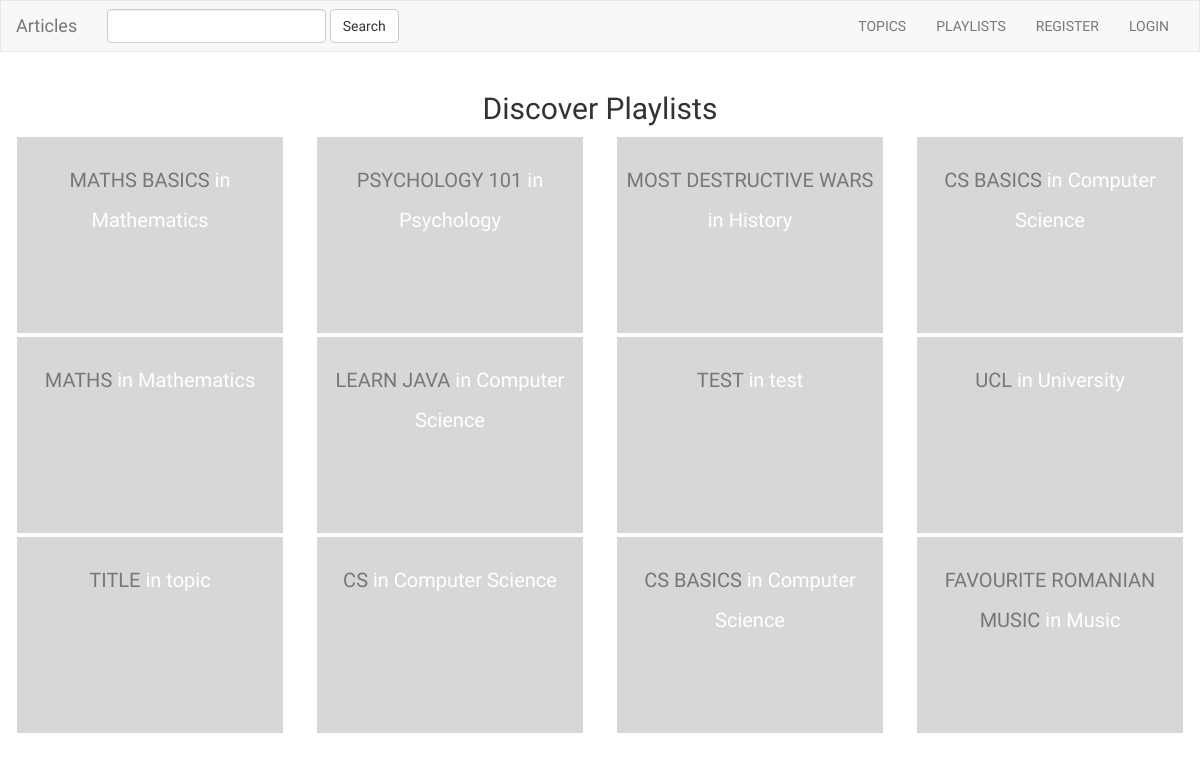
The page /articles/ on the database as committed earlier.
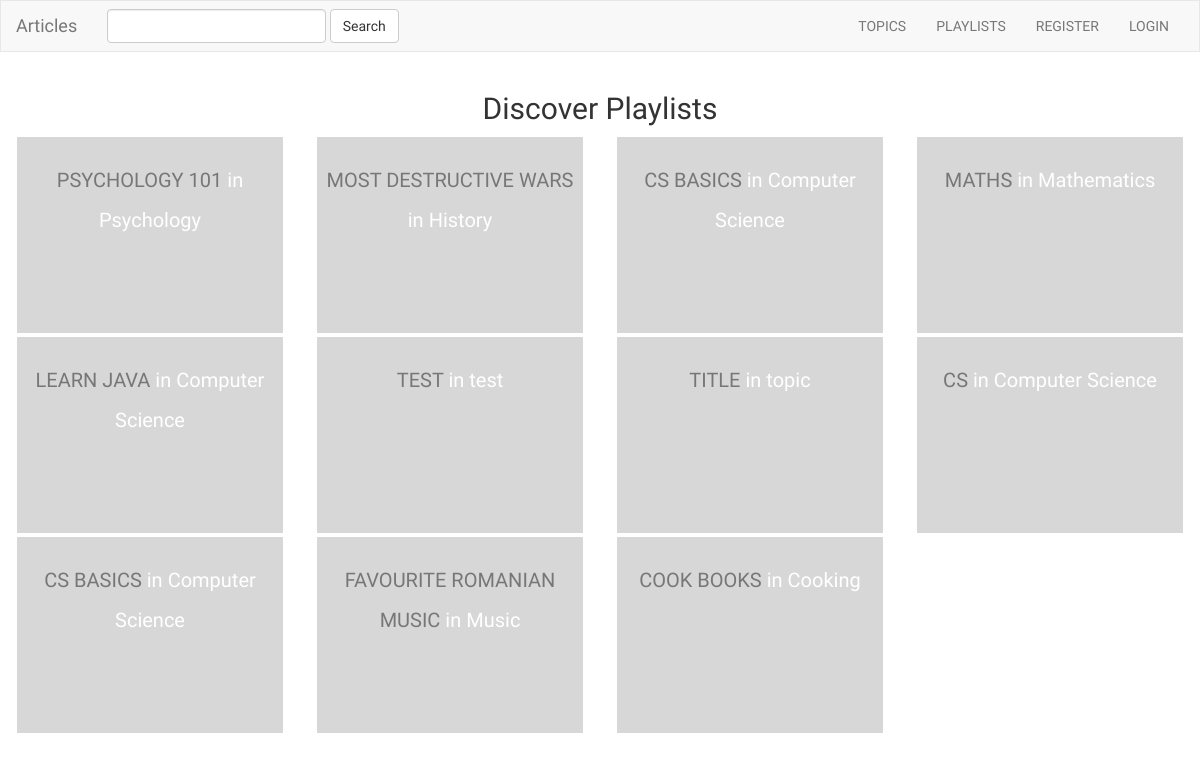
The same page on the database as committed later.
### articles/models.py (models this page shows, shortened)
class Playlist(models.Model):
    user = models.ForeignKey(User, default=1)
    playlist_creator = models.CharField(max_length=200)
    playlist_title = models.CharField(max_length=200)
    playlist_topic = models.CharField(max_length=200)
    is_favourite = models.BooleanField(default=False)

### articles/views.py (the view, shortened to what this page needs)
def index(request):
    if not request.user.is_authenticated():
        nav_bar = 'articles/base_visitor.html'
        playlists = Playlist.objects.all()
        article_results = Article.objects.all()
        user_results = User.objects.all()
        query = request.GET.get('q')
        if query:
            return search_database(request, query, nav_bar)
        else:
            return render(request, 'articles/index.html', {'playlists': playlists, 'nav_bar': nav_bar})

### articles/templates/articles/index.html (shortened to what this page needs)
{% extends nav_bar %}
{% block body %}
<div class="playlists-container container-fluid">
  <div class="row">
    <div class="col-sm-12">
      {% if not user.username or request.path == "/articles/discover/" %}
        <h2>Discover Playlists</h2>
      {% else %}
        <h2>{{ user.username }}'s Playlists</h2>
      {% endif %}
    </div>
    {% if playlists %}
        {% for playlist in playlists %}
          <div class="col-lg-3 col-md-4 col-sm-6 col-xs-12">
            <div class="playlist-wrapper">
              <div class="article-info">
                <p>
                  {% if user.username %}
                    <a href="{% url 'articles:detail' playlist.id %}">
                      {{ playlist.playlist_title }}
                    </a>
                    in {{ playlist.playlist_topic }}
                  {% else %}
                    <a href="{% url 'articles:detail_not_authenticated' playlist.id %}">
                      {{ playlist.playlist_title }}
                    </a>
                    in {{ playlist.playlist_topic }}
                  {% endif %}
                </p>
              </div>
            </div>
          </div>
        {% endfor %}
    {% endif %}
  </div>
</div>
{% endblock %}

### articles/templates/articles/base_visitor.html (shortened to what this page needs)
<!DOCTYPE html>
<html lang="en">
<head>
    {% load static %}
    <link rel="stylesheet" href="https://maxcdn.bootstrapcdn.com/bootstrap/3.3.7/css/bootstrap.min.css">
    <link rel="stylesheet" type="text/css" href="{% static 'style.css' %}">
</head>
<body>
  <nav class="navbar navbar-default">
    <div class="container-fluid">
      <div class="navbar-header">
        <a class="navbar-brand" href="{% url 'articles:discover' %}">Articles</a>
      </div>
      <div class="collapse navbar-collapse" id="topNavBar">
        <form class="navbar-form navbar-left" role="search" method="get" action="{% url 'articles:index' %}">
            <div class="form-group">
                <input type="text" class="form-control" name="q" value="{{ request.GET.q }}">
            </div>
            <button type="submit" class="btn btn-default">Search</button>
        </form>
        <ul class="nav navbar-nav navbar-right">
            <li><a href="{% url 'articles:index' %}">Topics</a></li>
            <li><a href="{% url 'articles:index' %}">Playlists</a></li>
            <li><a href="{% url 'articles:register' %}">Register</a></li>
            <li><a href="{% url 'articles:login_user' %}">Login</a></li>
        </ul>
      </div>
    </div>
  </nav>
{% block body %}
{% endblock %}
</body>
</html>

### articles/static/style.css (style rules this page uses)
body { background: white; font-family: 'Fira Sans' }
.playlists-container { text-align: center; }
.playlists-container a { color: #777; font-size: 20px; text-transform: uppercase; }
.playlist-wrapper { height: 200px; background: #d7d7d7; border: 2px solid white; display: flex; flex-direction: column; justify-content: center; align-items: center; color: white; font-size: 20px; text-transform: none; line-height: 2; transition: all 0.3s ease-in; padding: 4px; }
.article-info { height: 80%; width: 100%; }
.navbar { border-radius: 0; }
.navbar ul { text-transform: uppercase; list-style: none; display: inline; }
.navbar form { display: inline; }
.navbar ul li { display: inline-block; }

Rows that differ between the two databases and show on the page:
removed Playlist: playlist_title "MATHS BASICS", playlist_topic "Mathematics"
removed Playlist: playlist_title "UCL", playlist_topic "University"
added Playlist: playlist_title "COOK BOOKS", playlist_topic "Cooking"
